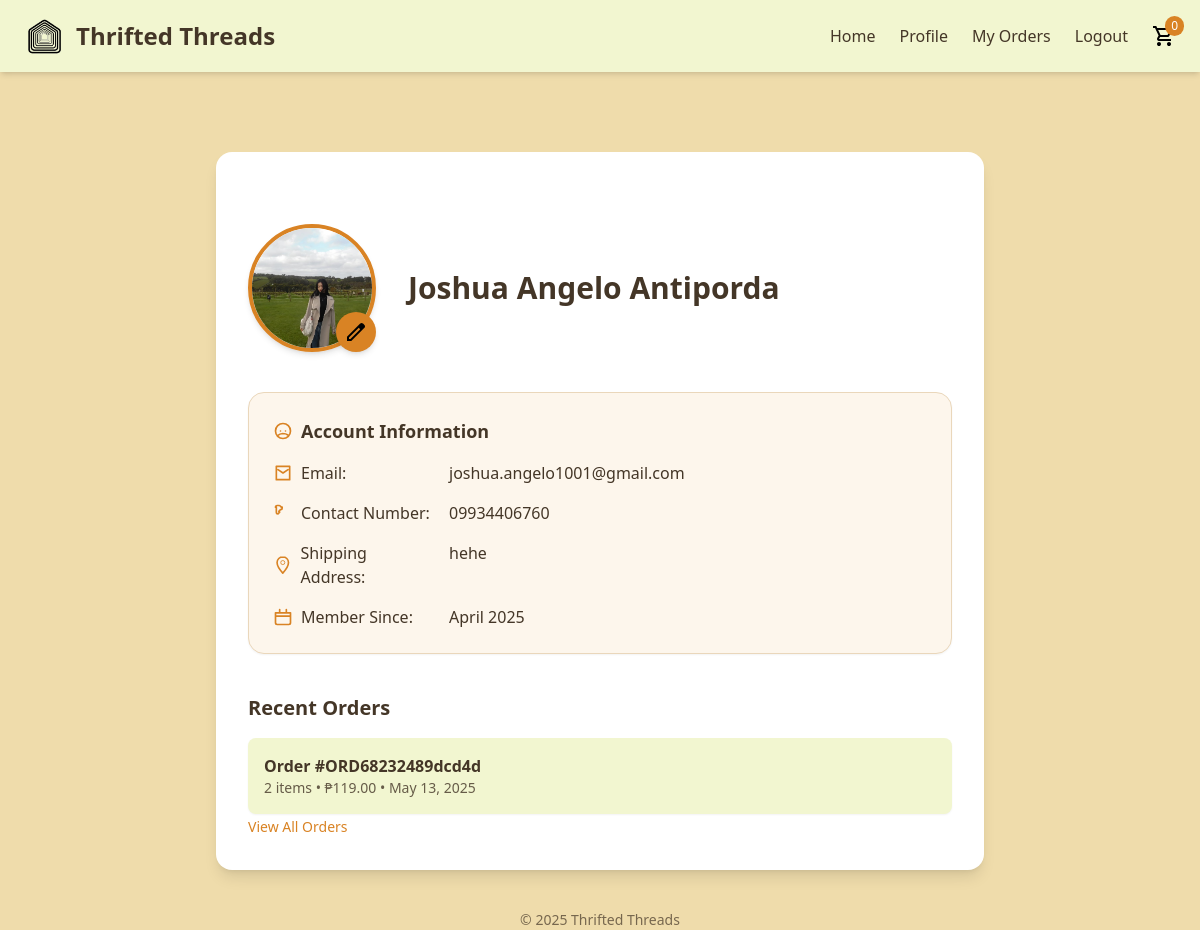
The app's page /php/profile.php (signed in), older data.
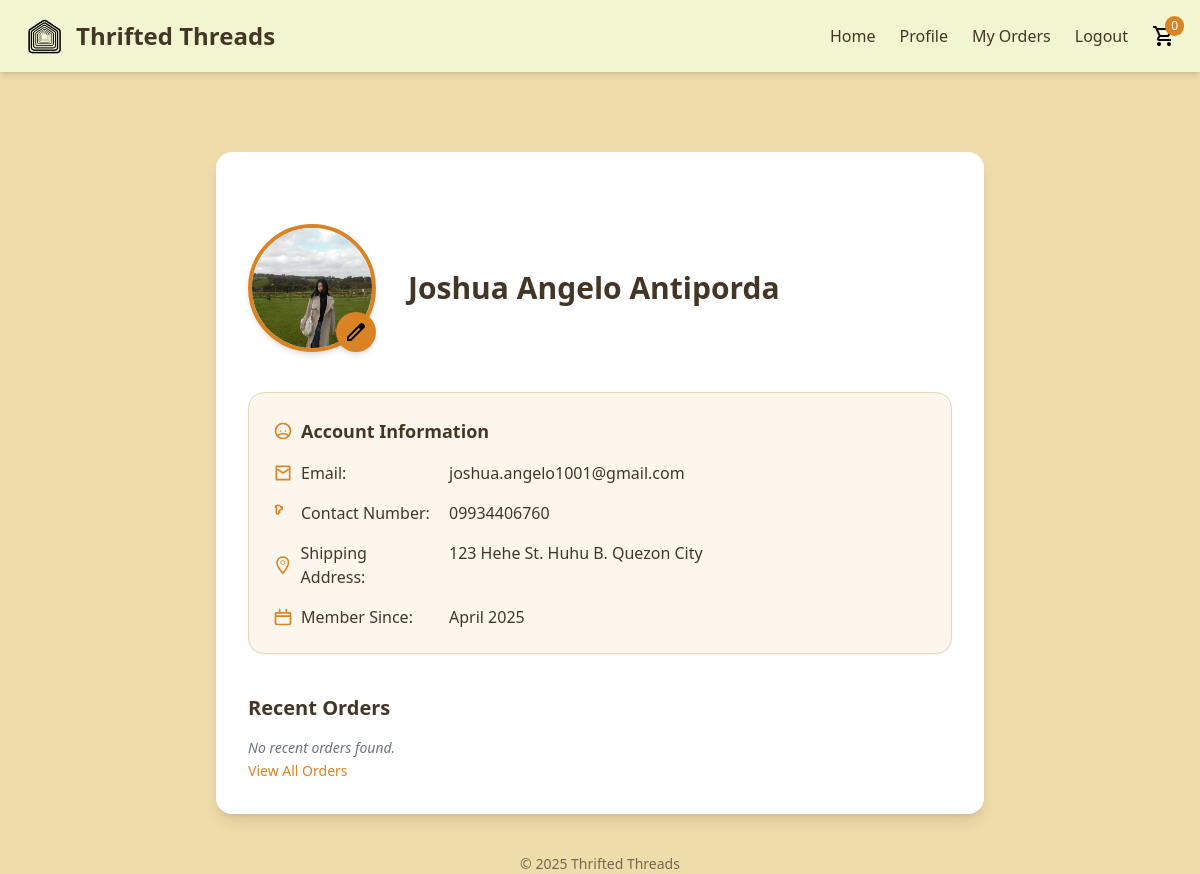
The same page, newer data.
### tables this page shows
CREATE TABLE `users` (
  `id` int(11) NOT NULL,
  `full_name` varchar(100) NOT NULL,
  `email` varchar(100) NOT NULL,
  `contact_number` varchar(20) DEFAULT NULL,
  `password` varchar(255) NOT NULL,
  `created_at` timestamp NOT NULL DEFAULT current_timestamp(),
  `address` text DEFAULT NULL,
  `profile_picture` varchar(255) DEFAULT 'images/profile/default_profile.jpg',
  `contact` varchar(20) DEFAULT NULL,
  `role` enum('admin','user') DEFAULT 'user',
  `remember_token` varchar(255) DEFAULT NULL
);

CREATE TABLE `orders` (
  `id` int(11) NOT NULL,
  `user_id` int(11) DEFAULT NULL,
  `order_number` varchar(20) DEFAULT NULL,
  `total_items` int(11) DEFAULT NULL,
  `total_price` decimal(10,2) DEFAULT NULL,
  `order_date` datetime DEFAULT current_timestamp(),
  `status` varchar(50) DEFAULT 'Pending'
);

### php/profile.php (the view, shortened to what the changed rows need)
<?php
include 'db_conn.php';
$user_id = $_SESSION['user_id'];
$stmt = $conn->prepare("SELECT full_name, email, created_at, address, profile_picture, contact_number FROM users WHERE id = ?");
$stmt->bind_param("i", $user_id);
$stmt->execute();
$stmt->bind_result($full_name, $email, $created_at, $address, $profile_picture, $contact_number);
$order_stmt = $conn->prepare("SELECT order_number, total_items, total_price, order_date FROM orders WHERE user_id = ? ORDER BY order_date DESC LIMIT 5");
$order_stmt->bind_param("i", $user_id);
$order_stmt->execute();
$order_result = $order_stmt->get_result();
$recent_orders = $order_result->fetch_all(MYSQLI_ASSOC);
?>
<!DOCTYPE html>
<html lang="en">
<head>
  <script src="https://cdn.tailwindcss.com"></script>
</head>
<body class="bg-[#EFDCAB] text-[#443627] min-h-screen">
<nav class="bg-[#F2F6D0] shadow-md px-6 py-4 flex justify-between items-center sticky top-0 z-50 w-full">
  <div class="flex items-center space-x-3">
    <a href="homepage.php" class="flex items-center space-x-3">
      <h1 class="text-2xl font-bold">Thrifted Threads</h1>
    </a>
  </div>
</nav>
<div class="flex justify-center px-4">
  <div class="bg-white rounded-2xl shadow-lg w-full max-w-3xl p-8 space-y-10 mt-20">
<div class="flex flex-col md:flex-row items-center md:items-center md:space-x-8 mt-4">
  <div class="relative">
    <img src="../<?= htmlspecialchars($profile_picture) ?>" alt="User Avatar" class="w-32 h-32 rounded-full border-4 border-[#D98324] object-cover shadow-md transition-transform hover:scale-105">
    <button onclick="openModal()" class="absolute bottom-0 right-0 bg-[#D98324] text-white p-2 rounded-full shadow-md hover:bg-[#443627]">
      <img src="../images/icons/edit.svg" class="h-6" alt="Edit">
    </button>
  </div>
  <div class="text-center md:text-left mt-4 md:mt-0">
    <h2 class="text-3xl font-bold"><?= htmlspecialchars($full_name) ?></h2>
  </div>
</div>
<div class="bg-[#FDF6EC] border border-[#EAD7BB] rounded-2xl p-6 mt-8 shadow-sm">
  <h2 class="text-lg font-bold text-[#443627] mb-4 flex items-center gap-2">
    Account Information
  </h2>
  <div class="space-y-4 text-sm md:text-base text-[#443627]">
    <div class="flex flex-col sm:flex-row gap-1 sm:gap-4 items-start">
      <div class="flex items-center w-40 font-medium">
        <svg xmlns="http://www.w3.org/2000/svg" class="w-5 h-5 mr-2 text-[#D98324]" fill="none" viewBox="0 0 24 24" stroke="currentColor">
          <path d="M4 4h16v16H4V4zm2 4l6 4 6-4" stroke-width="2" stroke-linecap="round" stroke-linejoin="round"/>
        </svg>
        Email:
      </div>
      <span><?= htmlspecialchars($email) ?></span>
    </div>
    <div class="flex flex-col sm:flex-row gap-1 sm:gap-4 items-start">
      <div class="flex items-center w-40 font-medium">
        Contact Number:
      </div>
      <?php if (!empty($contact_number)): ?>
        <span><?= htmlspecialchars($contact_number) ?></span>
      <?php endif; ?>
    </div>
    <div class="flex flex-col sm:flex-row gap-1 sm:gap-4 items-start">
      <div class="flex items-center w-40 font-medium">
        <svg xmlns="http://www.w3.org/2000/svg" class="w-5 h-5 mr-2 text-[#D98324]" fill="none" viewBox="0 0 24 24" stroke="currentColor">
          <path d="M12 2C8.13 2 5 5.13 5 9c0 5.25 7 13 7 13s7-7.75 7-13c0-3.87-3.13-7-7-7z" stroke-width="2" stroke-linecap="round" stroke-linejoin="round"/>
          <circle cx="12" cy="9" r="2.5" />
        </svg>
        Shipping Address:
      </div>
      <?php if (!empty($address)): ?>
        <span><?= htmlspecialchars($address) ?></span>
      <?php endif; ?>
    </div>
    <div class="flex flex-col sm:flex-row gap-1 sm:gap-4 items-start">
      <div class="flex items-center w-40 font-medium">
        <svg xmlns="http://www.w3.org/2000/svg" class="w-5 h-5 mr-2 text-[#D98324]" fill="none" viewBox="0 0 24 24" stroke="currentColor">
          <path d="M8 7V3m8 4V3M3 11h18M5 21h14a2 2 0 002-2V7H3v12a2 2 0 002 2z" stroke-width="2" stroke-linecap="round" stroke-linejoin="round"/>
        </svg>
        Member Since:
      </div>
      <span><?= date("F Y", strtotime($created_at)) ?></span>
    </div>
  </div>
</div>
    <div class="mt-6">
      <div class="space-y-4">
        <?php if (count($recent_orders) > 0): ?>
          <?php foreach ($recent_orders as $order): ?>
            <div class="bg-[#F2F6D0] p-4 rounded-lg shadow-sm hover:shadow-lg transition">
              <p class="font-semibold">Order #<?= htmlspecialchars($order['order_number']) ?></p>
              <p class="text-sm opacity-80">
                <?= htmlspecialchars($order['total_items']) ?> items • ₱<?= number_format($order['total_price'], 2) ?> • <?= date("F j, Y", strtotime($order['order_date'])) ?>
              </p>
            </div>
          <?php endforeach; ?>
        <?php else: ?>
          <p class="text-sm italic text-gray-500">No recent orders found.</p>
        <?php endif; ?>
        <a href="my_orders.php" class="text-[#D98324] hover:underline text-sm">View All Orders</a>
      </div>
    </div>
  </div>
</div>
</body>
</html>

Row changes from the older to the newer data that the page shows:
removed orders: order_number "ORD68232489dcd4d", total_items "2", total_price "119.00", order_date "May 13, 2025"
changed users "Joshua Angelo Antiporda": address "hehe" → "123 Hehe St. Huhu B. Quezon City"
Text that changed along with them:
text now shown: "No recent orders found."
